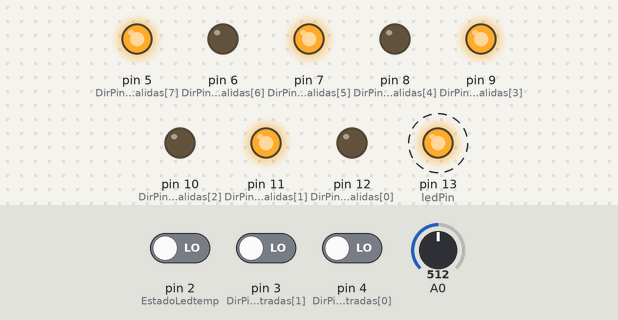
This sketch was run on a simulated Arduino Uno, built with avr-gcc and run on an emulated ATmega328P. Shown: output pins drawn as LEDs (lit = HIGH). Dashed ring = blinking. The test bench sets the inputs (shaded band); at power-on: A0 = 512, pin 4 (DirPinesEntradas[0]) LOW, pin 2 (EstadoLedtemp) LOW, pin 3 (DirPinesEntradas[1]) LOW. What the sketch prints to the serial monitor is not drawn.

Above: at 1.2 s.
1.3 s: A0 set to 114
At 1.73 s:
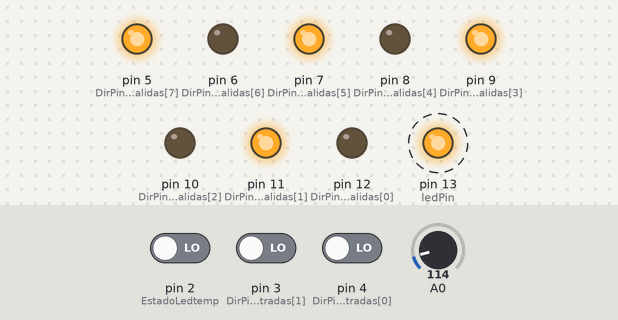
4.3 s: A0 set to 96
At 4.74 s:
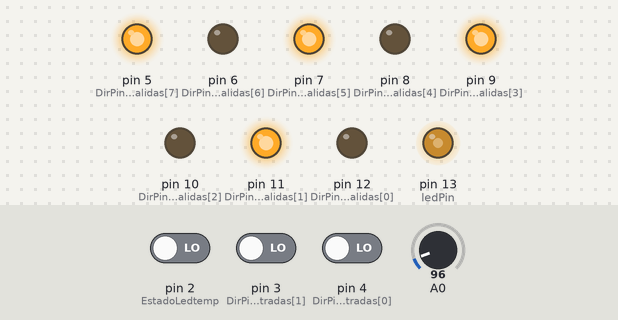
7.3 s: pin 4 (DirPinesEntradas[0]) driven HIGH
At 7.38 s:
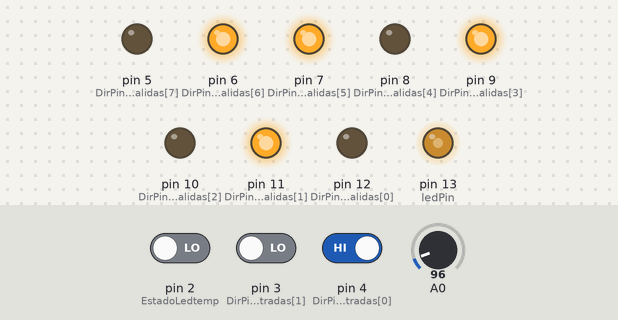
10.3 s: pin 2 (EstadoLedtemp) driven HIGH
At 10.74 s:
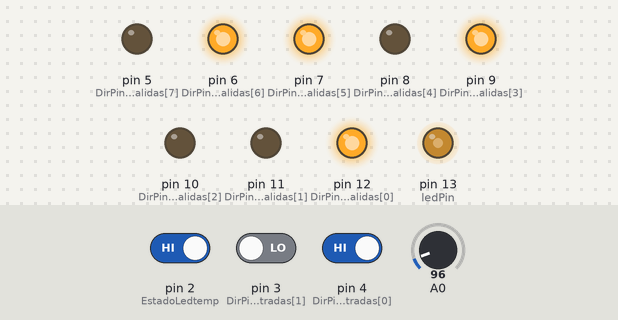
13.3 s: A0 set to 119
16.3 s: A0 set to 148
Timing chart, 0 to 66.8 s (numbered marks = the images above; inputs shaded):
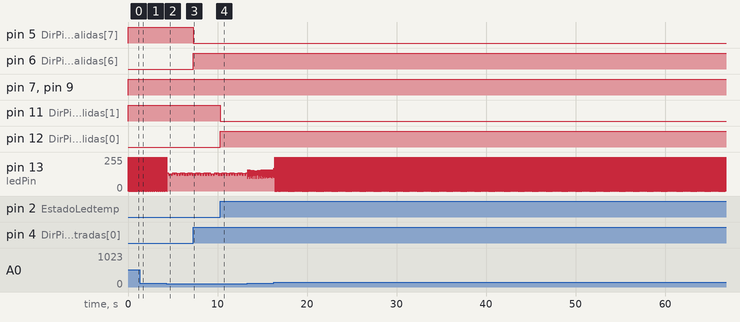

The sketch:

FlipFlops.ino.ino
```cpp
     // Andrés Alvarado C 202003822 Jafet Aguero M 2019035485
     // Fecha: 27/08/2022
     // Práctica 3

// Declaracion de constantes

   //Pines CLK
int EstadoLedtemp=2;
const int ledPin =  13;
int ledState=LOW;
unsigned long previousMillis = 0;
long voltaje=0;

   //FF_D
bool Q_D= false;
volatile bool D;

   // FF_T
bool Q_T= false;
volatile bool T;

   // FF_JK
bool Q_JK= false;
volatile bool J;
volatile bool K;

  // FF_RS
bool Q_RS=false;

   //Entradas y salidas (botones y FF's)
const int j=9;
const int DirPinesEntradas[2]={4,3};
const int DirPinesSalidas[8]={12,11,10,9,8,7,6,5};
bool entrada[2];
bool salida[8]={false, false, false, false, false, false, false, false};


// Configuracion de Pines de entrada y salida
void setup()
{
  //Potenciómetro
  Serial.begin(9600);
  pinMode(ledPin, OUTPUT);
  pinMode(EstadoLedtemp, INPUT);

  //Attaches
  attachInterrupt(digitalPinToInterrupt(2), Flip_Flops, RISING);

  //Incializa los pines "Entradas y salidas (botones y FF's)"
  for (int i = 0; i <= j; i++)
  {
    if (i<2)
    {
      pinMode(DirPinesEntradas[i], INPUT);
    }
    else
    {
      pinMode(DirPinesSalidas[i-2], OUTPUT);
    }
  }
}


//DEFINICION DE LAS FUNCIONES LÓGICAS

   //Función Flip_Flops
void Flip_Flops()
{
  //Flip Flop J_K
  J=entrada[0];
  K=entrada[1];
  Q_JK = (J&&(!Q_JK))||(!K&&(Q_JK));

  //Flip Flop T
  T=entrada[1];
  Q_T = (Q_T&&!T)||(!Q_T&&T);

  //Flip Flop D
  D=entrada[1];
  Q_D = D;
}

   //Función lectura de voltaje
void CLK()
{
  voltaje=analogRead(A0);
  voltaje=map(voltaje, 0, 1023, 0, 100);
  Serial.println(voltaje);
  long interval=voltaje;
  unsigned long currentMillis = millis();
  if (currentMillis - previousMillis >= interval)
  {
    // save the last time you blinked the LED
    previousMillis = currentMillis;

    // if the LED is off turn it on and vice-versa:
    if (ledState == LOW) {
      ledState = HIGH;
    } else {
      ledState = LOW;
    }

    // set the LED with the ledState of the variable:
    digitalWrite(ledPin, ledState);
  }
}


//Funcion Flip Flop RS
bool FF_RS(bool S, bool R)
{
  return (Q_RS= S||!R&&Q_RS);
}


// Lecturas y Ejecución de las salidas
void loop ()
{
  //lectura_voltaje();
  CLK();


//LECTURA DE LAS ENTRADAS Y SALIDAS
  for(int i=0; i<=j;i++)
  {
    if(i<2)
    {
      entrada[i]=digitalRead(DirPinesEntradas[i]);
    }
    else
    {
      digitalWrite(DirPinesSalidas[i-2],salida[i-2]);
    }
  }

  salida[0]=Q_JK;
  salida[1]=!Q_JK;
  salida[2]=Q_T;
  salida[3]=!Q_T;
  salida[4]=Q_D;
  salida[5]=!Q_D;
  salida[6]=FF_RS(entrada[0], entrada[1]);
  salida[7]=!FF_RS(entrada[0], entrada[1]);

}
```

Measured:
- the behaviour switches between 103 and 102 on A0 (found by bisection; images 1 and 2)
- after the input at 1.3 s, pin 13 (ledPin): alternates 255/255 for 0.01 s and 0/255 for 0.01 s, starting at once
- after the input at 7.3 s, pin 5 (DirPinesSalidas[7]): HIGH → LOW at once; pin 6 (DirPinesSalidas[6]): LOW → HIGH at once
- after the input at 10.3 s, pin 11 (DirPinesSalidas[1]): HIGH → LOW at once; pin 12 (DirPinesSalidas[0]): LOW → HIGH at once
- by itself, pin 13 (ledPin): alternates 255/255 for 0.05 s and 0/255 for 0.05 s
